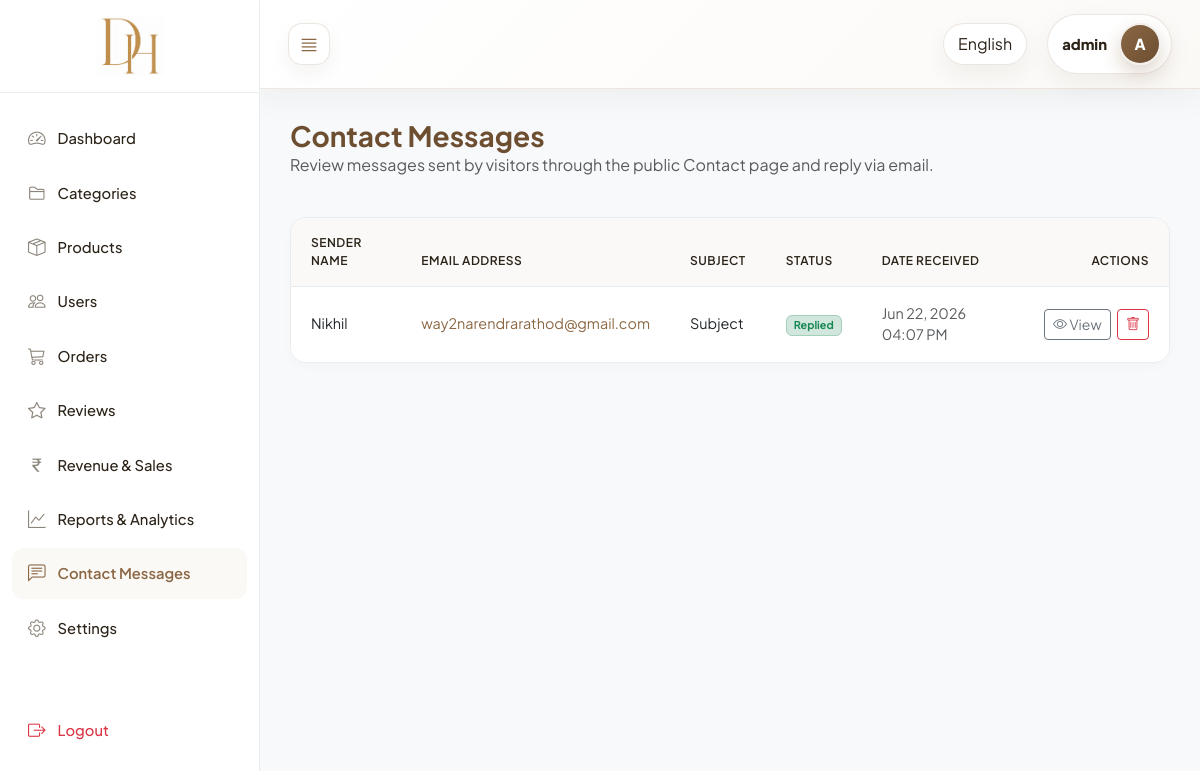
Page /custom-admin/contacts/ (signed in) on the committed database.
### core/models.py (models this page shows, shortened)
class ContactMessage(models.Model):
    name = models.CharField(max_length=150)
    email = models.EmailField()
    subject = models.CharField(max_length=250)
    message = models.TextField()
    is_read = models.BooleanField(default=False)
    replied = models.BooleanField(default=False)
    reply_message = models.TextField(blank=True, null=True)
    created_at = models.DateTimeField(auto_now_add=True)
    class Meta:
        ordering = ["-created_at"]
        verbose_name = "Contact Message"
        verbose_name_plural = "Contact Messages"

### core/views_admin.py (the view)
# urls.py: path("custom-admin/contacts/", views_admin.admin_contact_message_list, name="admin_contact_message_list"),
@custom_admin_required
def admin_contact_message_list(request):
    messages_qs = ContactMessage.objects.all().order_by("-created_at")
    return render(request, "admin_panel/contacts/list.html", {"contact_messages": messages_qs})

### core/context_processors.py (called while the page is built)
def cart_count(request):
    registration_id = request.session.get("registration_id")
    if not registration_id:
        return {"cart_count": 0}
    quantities = Cart.objects.filter(user_id=registration_id).values_list(
        "quantity", flat=True
    )
    return {"cart_count": sum(quantities)}

def currency_context(request):
    currency = get_user_currency(request)
    return {
        "currency_code": currency["code"],
        "currency_symbol": currency["symbol"],
        "currency_rate": currency["rate"],
    }

### core/currency_utils.py (called while the page is built, shortened)
def get_currency_from_phone(mobile):
    if not mobile:
        return {"code": "INR", "symbol": "₹", "rate": 1.0}
    mobile = mobile.strip()
    if mobile.startswith("+91"):
        return {"code": "INR", "symbol": "₹", "rate": 1.0}
    elif mobile.startswith("+44"):
        return {"code": "GBP", "symbol": "£", "rate": 0.0094}
    elif mobile.startswith("+971"):
        return {"code": "AED", "symbol": "د.إ", "rate": 0.044}
    elif mobile.startswith("+61"):
        return {"code": "AUD", "symbol": "A$", "rate": 0.018}
    elif mobile.startswith("+64"):
        return {"code": "NZD", "symbol": "NZ$", "rate": 0.020}
    return {"code": "INR", "symbol": "₹", "rate": 1.0}

### core/views_admin.py (called while the page is built)
def custom_admin_required(view_func):
    @wraps(view_func)
    def wrapper(request, *args, **kwargs):
        if not request.session.get("is_admin_logged_in"):
            messages.error(request, _("Please login as admin to access this panel."))
            return redirect("core:admin_login")
        return view_func(request, *args, **kwargs)
    return wrapper

### templates/admin_panel/contacts/list.html (shortened to what this page needs)
{% extends "admin_panel/base.html" %}
{% load i18n %}
{% block active_contacts %}active{% endblock %}
{% block admin_content %}
<div class="mb-4 d-flex justify-content-between align-items-center">
    <div>
        <h1 class="h3 mb-0 fw-bold" style="color: var(--admin-primary-dark);">{% translate "Contact Messages" %}</h1>
        <p class="text-muted">{% translate "Review messages sent by visitors through the public Contact page and reply via email." %}</p>
    </div>
</div>
<div class="admin-table-container">
    <table class="table admin-table align-middle">
        <thead>
            <tr>
                <th>{% translate "Sender Name" %}</th>
                <th>{% translate "Email Address" %}</th>
                <th>{% translate "Subject" %}</th>
                <th>{% translate "Status" %}</th>
                <th>{% translate "Date Received" %}</th>
                <th style="width: 160px;" class="text-end">{% translate "Actions" %}</th>
            </tr>
        </thead>
        <tbody>
            {% for msg in contact_messages %}
            <tr style="{% if not msg.is_read %}font-weight: 600; background-color: rgba(139, 103, 68, 0.02);{% endif %}">
                <td>{{ msg.name }}</td>
                <td><a href="mailto:{{ msg.email }}" class="text-decoration-none" style="color: var(--admin-primary);">{{ msg.email }}</a></td>
                <td>{{ msg.subject }}</td>
                <td>
                    {% if msg.replied %}
                        <span class="badge bg-success-subtle text-success border border-success-subtle px-2.5 py-1">{% translate "Replied" %}</span>
                    {% elif msg.is_read %}
                        <span class="badge bg-secondary-subtle text-secondary border border-secondary-subtle px-2.5 py-1">{% translate "Read" %}</span>
                    {% else %}
                        <span class="badge bg-warning-subtle text-warning border border-warning-subtle px-2.5 py-1">{% translate "New" %}</span>
                    {% endif %}
                </td>
                <td class="text-muted">{{ msg.created_at|date:"M d, Y h:i A" }}</td>
                <td class="text-end">
                    <a href="{% url 'core:admin_contact_message_detail' %}?id={{ msg.id }}" class="btn btn-sm btn-outline-secondary me-1" title="{% translate 'View Message' %}">
                        <i class="bi bi-eye"></i> {% translate "View" %}
                    </a>
                    <a href="{% url 'core:admin_contact_message_delete' msg.id %}" class="btn btn-sm btn-outline-danger" onclick="return confirm('{% translate 'Are you sure you want to delete this contact message?' %}')" title="{% translate 'Delete Message' %}">
                        <i class="bi bi-trash"></i>
                    </a>
                </td>
            </tr>
            {% endfor %}
        </tbody>
    </table>
</div>
{% endblock %}

### templates/admin_panel/base.html (style rules this page uses)
:root { --admin-primary: #8b6744; --admin-primary-dark: #6d4e31; --admin-primary-light: #fbf9f6; --admin-text-dark: #2c2318; --admin-text-muted: #8c857b; --admin-bg-light: #f8f9fa; --admin-border: #e9ecef; --admin-sidebar-width: 260px; --admin-sidebar-collapsed-width: 70px; --font-display: 'Plus Jakarta Sans', sans-serif; --font-body: 'Plus Jakarta Sans', sans-serif; }
body { font-family: var(--font-body); background-color: var(--admin-bg-light); color: var(--admin-text-dark); min-height: 100vh; overflow-x: hidden; }
.admin-table-container { background: #ffffff; border: 1px solid var(--admin-border); border-radius: 16px; overflow: hidden; box-shadow: 0 4px 12px rgba(44, 35, 24, 0.02); }
.admin-table { margin-bottom: 0; font-size: 0.9rem; }
.admin-table th { background-color: #faf9f8; color: var(--admin-text-dark); font-weight: 600; text-transform: uppercase; font-size: 0.75rem; letter-spacing: 0.5px; padding: 16px 20px; border-bottom: 1px solid var(--admin-border); }
.admin-table td { padding: 16px 20px; vertical-align: middle; border-bottom: 1px solid var(--admin-border); }
.admin-table tr:last-child td { border-bottom: none; }
.btn, .btn:hover, .btn:focus, .btn:active, .btn.active { opacity: 1; visibility: visible; }

### rows in the picture
ContactMessage: name "Nikhil", email "way2narendrarathod@gmail.com", subject "Subject", created_at "Jun 22, 2026 04:07 PM"

### other values in the picture
{{ request.session.admin_username|default:"Admin" }} "admin"
